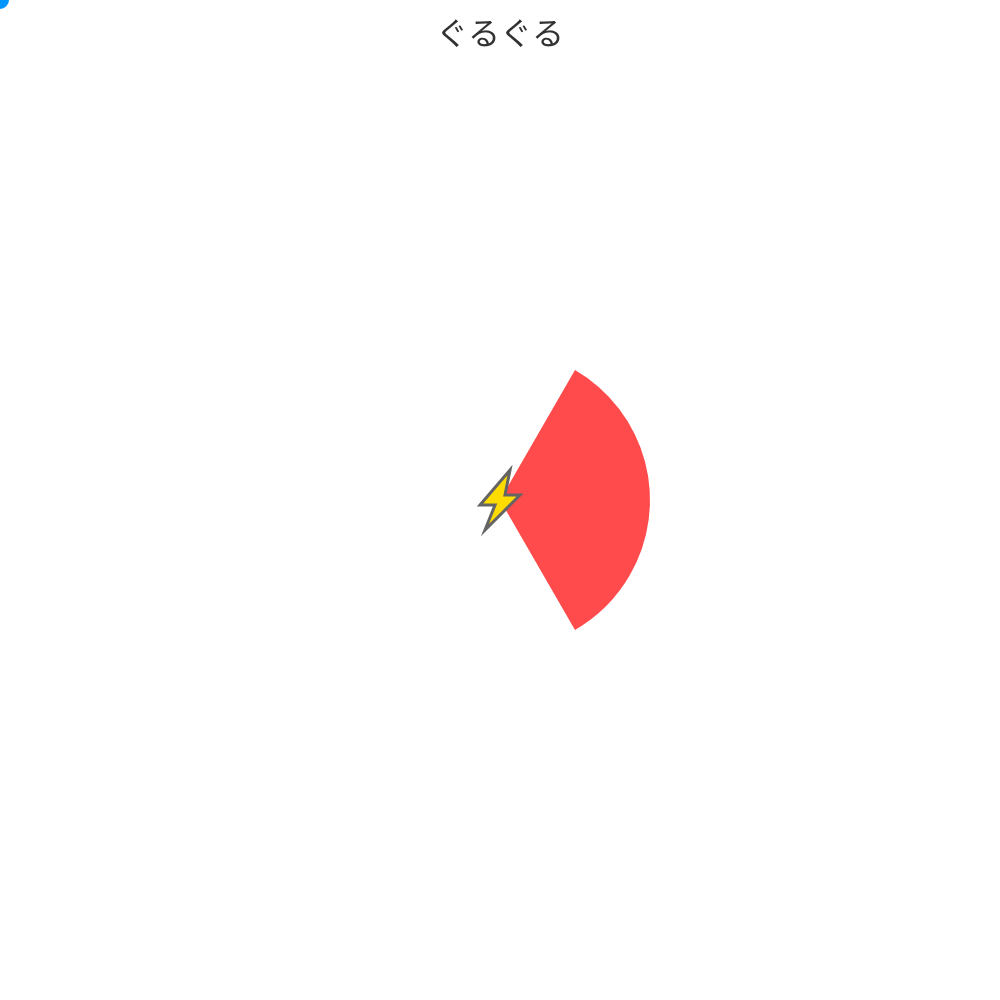
Frame 1 (no input)
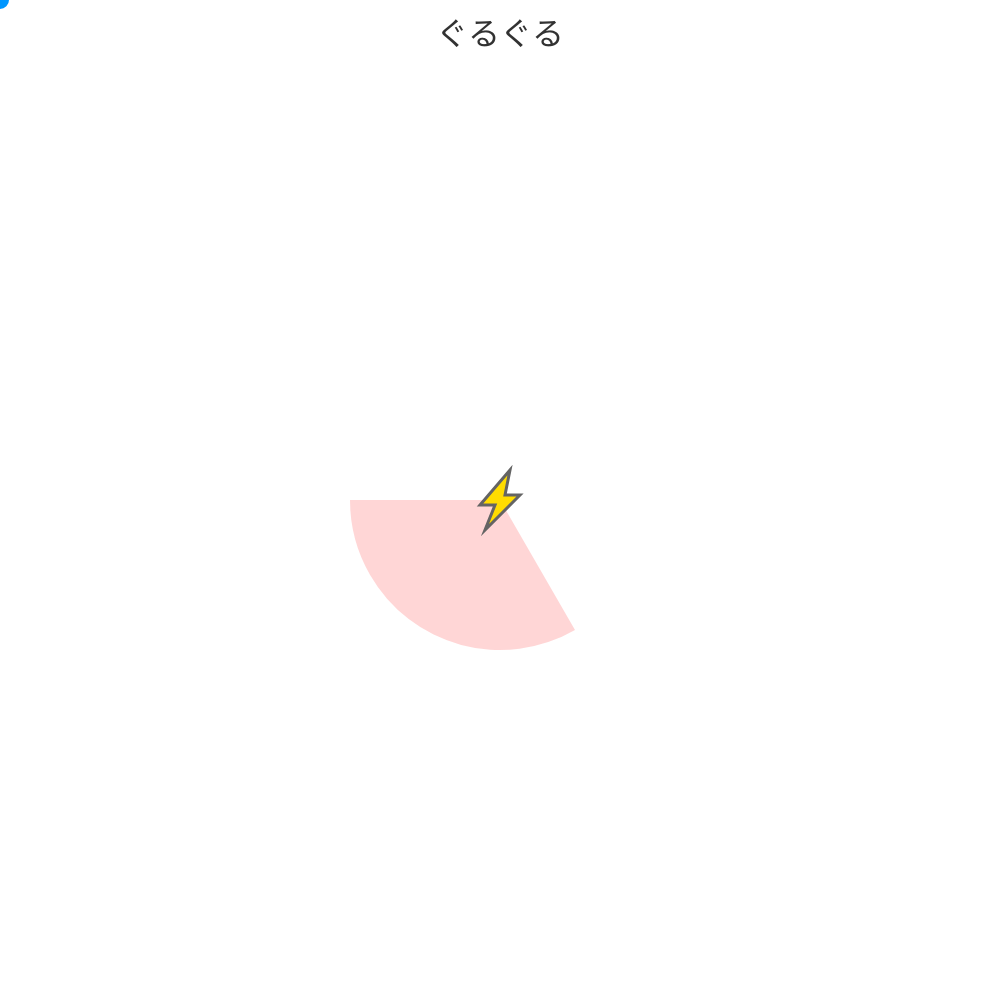
Frame 60 (no input)
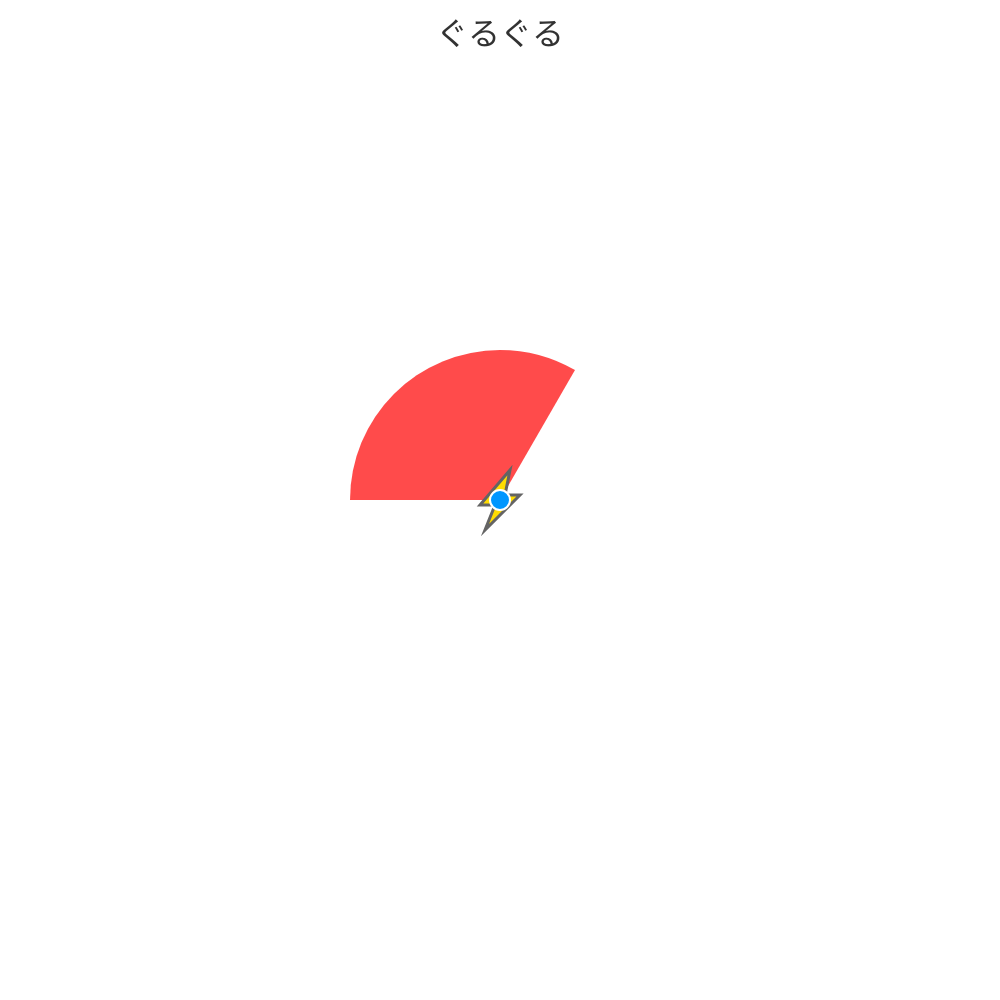
Frame 120 (the mouse pressed at the canvas centre since frame 60)

The p5.js sketch that drew these frames (run headless with seeded random() and noise() and a simulated clock; from frame 60 on, the mouse is pressed at the canvas centre):

// p5.js sketch
// ── sketch.js
// --- 設定項目 ---
const attackRadius = 150;
const fanAngle = 120;
const attackInterval = 1000;
const attackDuration = 500;
const attackName = "ぐるぐる"; // ★変更点：技の名前をここで定義

// --- 変数 ---
let boss;
let player;
let currentBaseAngle = 0;
let isHit = false;
let isAttackActive = false;

function setup() {
  // ★変更点：画面サイズに合わせてキャンバスを作成
  let canvasSize = min(windowWidth, windowHeight);
  createCanvas(canvasSize, canvasSize);
  angleMode(DEGREES);

  boss = {
    x: width / 2,
    y: height / 2,
  };

  player = {
    x: mouseX,
    y: mouseY,
  };
}

// ★変更点：ブラウザのウィンドウサイズが変わったときに自動で呼ばれる関数
function windowResized() {
  let canvasSize = min(windowWidth, windowHeight);
  resizeCanvas(canvasSize, canvasSize);
}


function draw() {
  background(255);

  // --- 時間の管理 ---
  const timeInCycle = millis() % attackInterval;
  isAttackActive = timeInCycle < attackDuration;
  const elapsedSeconds = floor(millis() / attackInterval);
  currentBaseAngle = (elapsedSeconds * 120) % 360;

  // --- プレイヤーの位置を更新 ---
  player.x = mouseX;
  player.y = mouseY;
  
  // --- 当たり判定 ---
  checkHit();

  // --- 描画処理 ---
  drawAttackFanAndPrediction();
  drawBoss();
  drawPlayer();
  drawUI(); // ★変更点：UI（ユーザーインターフェース）を描画する関数を呼び出し
}

// ★変更点：UIを描画する関数を新しく作成
function drawUI() {
  // テキストの設定
  textSize(32); // 文字の大きさ
  fill(50);     // 文字の色（濃いグレー）
  noStroke();
  textAlign(CENTER, TOP); // 文字を中央揃え（水平方向）、上揃え（垂直方向）にする

  // 画面の上部中央に技の名前を表示
  text(attackName, width / 2, 20);
}


// (drawBoss, drawPlayer, drawAttackFanAndPrediction, checkHit, isAngleBetween の各関数は変更なしなので省略)
function drawBoss(){fill(255,220,0);stroke(100);strokeWeight(3);beginShape();vertex(width/2+10,height/2-30);vertex(width/2-20,height/2+5);vertex(width/2-5,height/2+5);vertex(width/2-15,height/2+30);vertex(width/2+20,height/2-5);vertex(width/2+5,height/2-5);endShape(CLOSE);}
function drawPlayer(){if(isHit){fill(255,80,80);}else{fill(0,150,255);}stroke(255);strokeWeight(2);ellipse(player.x,player.y,20,20);}
function drawAttackFanAndPrediction(){noStroke();if(isAttackActive){const startAngle=currentBaseAngle-fanAngle/2;const endAngle=currentBaseAngle+fanAngle/2;if(isHit){fill(255,0,0,220);}else{fill(255,0,0,180);}arc(width/2,height/2,attackRadius*2,attackRadius*2,startAngle,endAngle,PIE);}else{const elapsedSeconds=floor(millis()/attackInterval);const nextAngle=((elapsedSeconds+1)*120)%360;const startAngle=nextAngle-fanAngle/2;const endAngle=nextAngle+fanAngle/2;fill(255,150,150,100);arc(width/2,height/2,attackRadius*2,attackRadius*2,startAngle,endAngle,PIE);}}
function checkHit(){if(!isAttackActive){isHit=false;return;}const distance=dist(width/2,height/2,player.x,player.y);if(distance>attackRadius){isHit=false;return;}let playerAngle=atan2(player.y-height/2,player.x-width/2);const startAngle=currentBaseAngle-fanAngle/2;const endAngle=currentBaseAngle+fanAngle/2;isHit=isAngleBetween(playerAngle,startAngle,endAngle);}
function isAngleBetween(targetAngle,startAngle,endAngle){targetAngle=(targetAngle+360)%360;startAngle=(startAngle+360)%360;endAngle=(endAngle+360)%360;if(startAngle<endAngle){return targetAngle>=startAngle&&targetAngle<=endAngle;}else{return targetAngle>=startAngle||targetAngle<=endAngle;}}
// (ボスの座標を直接 width/2, height/2 に変更)
